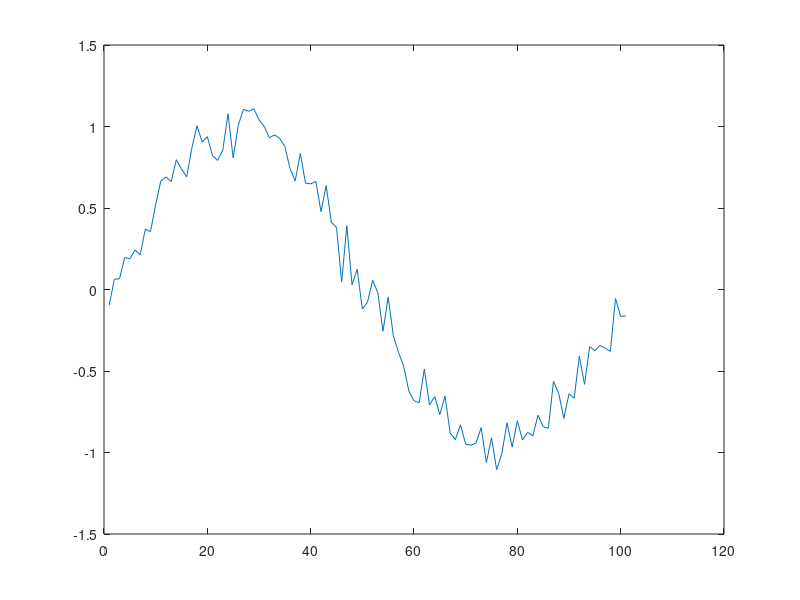
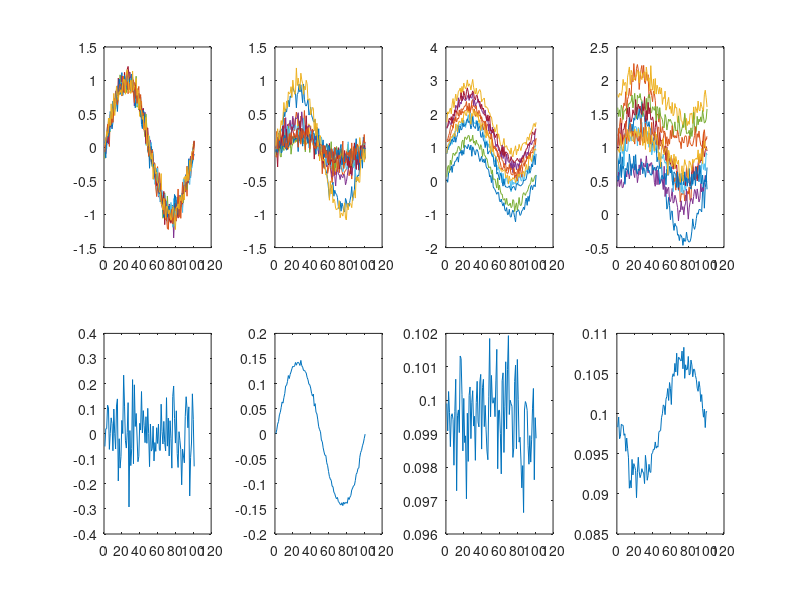

These figures' MATLAB source, in order:
%% Principle component simulation
x = 0:100;
shapeVec = sin(x/50*3.14);
% add Gaussian noise
noisedVec = awgn(shapeVec,20);
figure;
plot(noisedVec)
% make multiple observations
N_obs = 200;
sim_obs = zeros(N_obs,length(x));
%%
% 1) only noise is different
for i = 1:N_obs
    sim_obs(i,:) = awgn(shapeVec,20);
end
figure;
subplot(2,4,1)
plot(sim_obs(1:20:end,:)')
[eigvect,proj,eigval] = princomp(sim_obs);
subplot(2,4,5)
plot(eigvect(:,1))

% 2) signal is randomly scaled
for i = 1:N_obs
    scaleAmplitude = rand;
    sim_obs(i,:) = awgn(scaleAmplitude*shapeVec,20);
end
subplot(2,4,2)
plot(sim_obs(1:20:end,:)')
[eigvect,proj,eigval] = princomp(sim_obs);
subplot(2,4,6)
plot(eigvect(:,1))
% 3) offset is randomly added
for i = 1:N_obs
    scaleAmplitude = rand;
    sim_obs(i,:) = awgn(shapeVec,20)+ 2*scaleAmplitude;
end
subplot(2,4,3)
plot(sim_obs(1:20:end,:)')
[eigvect,proj,eigval] = princomp(sim_obs);
subplot(2,4,7)
plot(eigvect(:,1))
% 4) both signal scale and offset is randomly scaled
for i = 1:N_obs
    scaleAmplitude = rand;
    sim_obs(i,:) = awgn(rand*shapeVec,20)+ 2*scaleAmplitude;
end
subplot(2,4,4)
plot(sim_obs(1:20:end,:)')
[eigvect,proj,eigval] = princomp(sim_obs);
subplot(2,4,8)
plot(eigvect(:,1))

